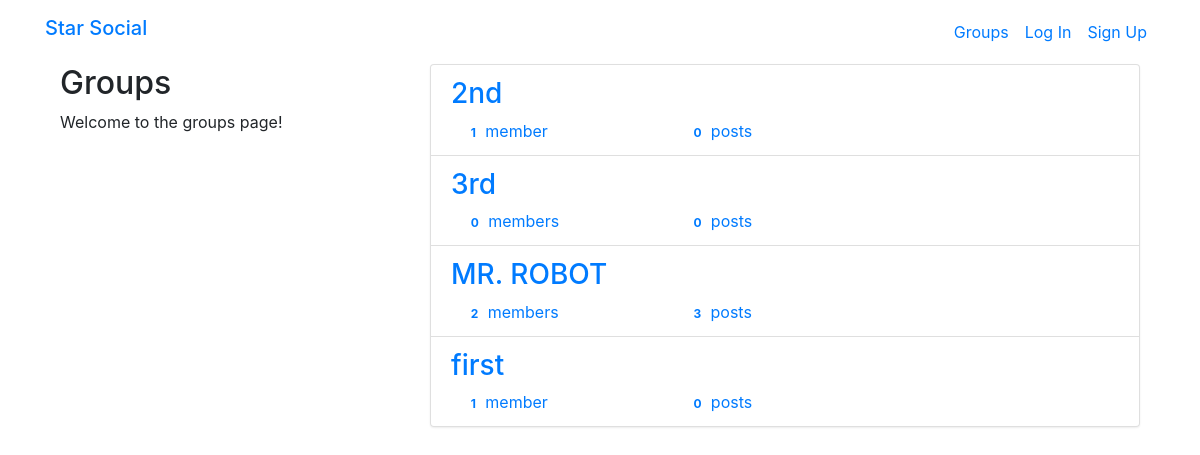
The app's page /groups/ with its own data.
### groups/models.py (models this page shows, shortened)
class Group(models.Model):
	name = models.CharField(max_length=250,unique=True)
	slug = models.SlugField(allow_unicode=True,unique=True)
	description = models.TextField(blank=True,default='')
	members = models.ManyToManyField(User,through='GroupMember')
	class Meta:
		ordering = ['name']

### groups/views.py (the view)
# urls.py: path('',views.ListGroup.as_view(),name='all'),
class ListGroup(generic.ListView):
	model = Group

### groups/templates/groups/group_list.html (shortened to what this page needs)
{% extends 'groups/group_base.html' %}
{% block pregroup %}
<div class="col-md-4">
	<div class="content">
		<h2>Groups</h2>
		<p>Welcome to the groups page!</p>
	</div>
</div>
{% endblock %}
{% block group_content %}
<div class="col-md-8">
	<div class="list-group">
		{% for group in object_list %}
			<a class="list-group-item" href="{% url 'groups:single' slug=group.slug %}">
				<h3 class="title list-group-item-heading">{{ group.name }}</h3>
				<div class="list-group-item-text container-fluid">
					<div class="row">
						<div class="col-md-4">
							<span class="badge">{{ group.members.count }}</span>
							member{{ group.members.count|pluralize }}
						</div>
						<div class="col-md-4">
							<span class="badge">{{ group.posts.count }}</span>
							post{{ group.posts.count|pluralize }}
						</div>
					</div>
				</div>
			</a>
		{% endfor %}
	</div>
</div>
{% endblock %}

### groups/templates/groups/group_base.html (shortened to what this page needs)
{% extends 'base.html' %}
{% block content %}
<div class="container">
	<div class="row">
		{% block pregroup %} {% endblock %}
		{% block group_content %} {% endblock %}
	</div>
</div>
{% endblock %}

### templates/base.html (shortened to what this page needs)
<!DOCTYPE html>
{% load staticfiles %}
<html>
<head>
	<link rel="stylesheet" href="https://stackpath.bootstrapcdn.com/bootstrap/4.3.1/css/bootstrap.min.css">
	<link rel="stylesheet" href="https://maxcdn.bootstrapcdn.com/bootstrap/3.3.7/css/bootstrap-theme.min.css">
	<link rel="stylesheet" type="text/css" href="{% static 'simplesocial/css/master.css' %}">
</head>
<body>
	<nav class="navbar navbar-expand-lg mynav" role='navigation' id='navbar'>
		<div class="container">
			<a class="navbar-brand h1 mynav" href="{% url 'home' %}">Star Social</a>
			<ul class="navbar-nav">
				{% if user.is_authenticated %}
					<li class="nav-item"><a class="nav-link" href="{% url 'posts:create' %}">Post</a></li>
					<li class="nav-item"><a class="nav-link" href="{% url 'groups:all' %}">Groups</a></li>
					<li class="nav-item"><a class="nav-link" href="{% url 'groups:create' %}">Create Group</a></li>
					<li class="nav-item"><a class="nav-link" href="{% url 'accounts:logout' %}">Logout</a></li>
				{% else %}
					<li class="nav-item"><a class="nav-link" href="{% url 'groups:all' %}">Groups</a></li>
					<li class="nav-item"><a class="nav-link" href="{% url 'accounts:login' %}">Log In</a></li>
					<li class="nav-item"><a class="nav-link" href="{% url 'accounts:signup' %}">Sign Up</a></li>
				{% endif %}
			</ul>
		</div>
	</nav>
	<div class="container">
		{% block content %}
		{% endblock %}
	</div>
</body>
</html>

### records on screen
Group: name "2nd", members.count "1", posts.count "0"
Group: name "3rd", members.count "0", posts.count "0"
Group: name "MR. ROBOT", members.count "2", posts.count "3"
Group: name "first", members.count "1", posts.count "0"
